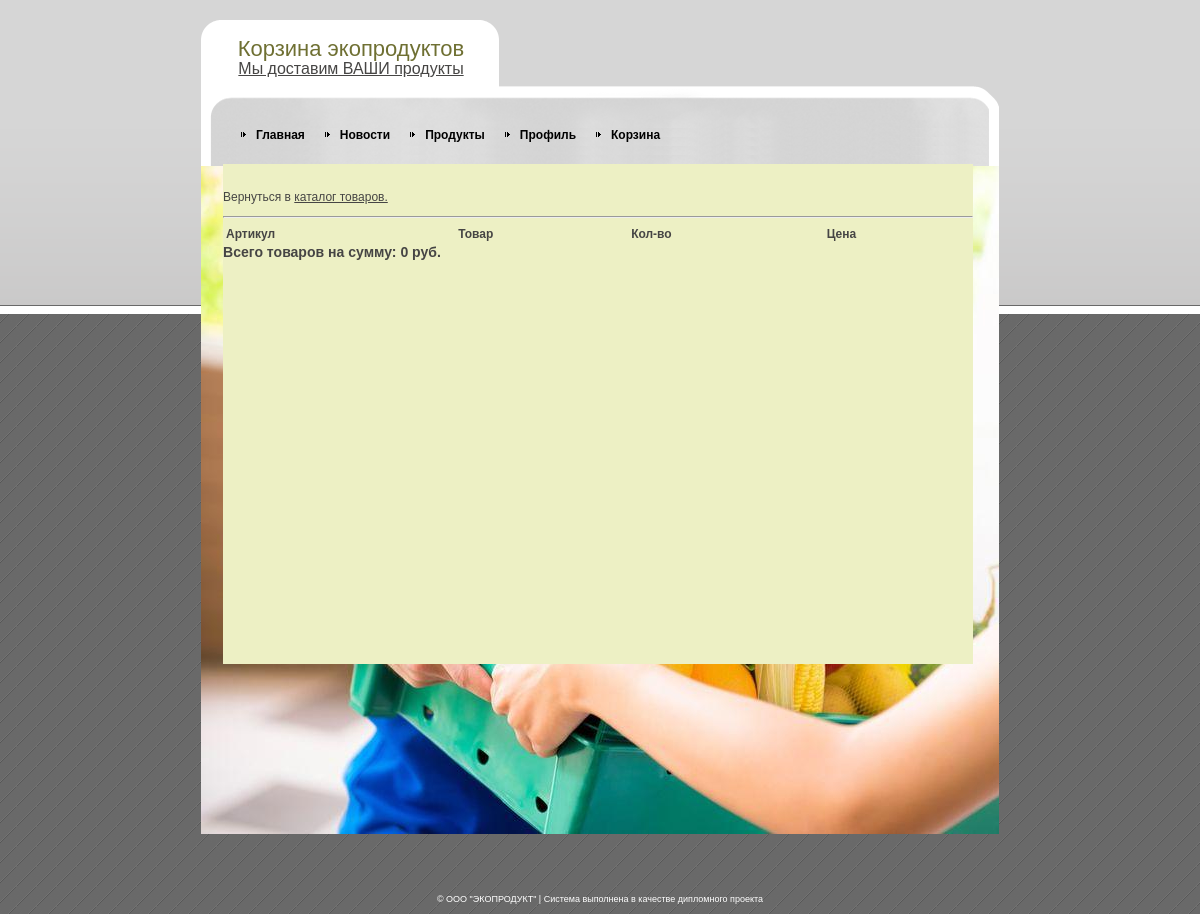
/basket.php (signed in), run on an earlier commit of the app's database.
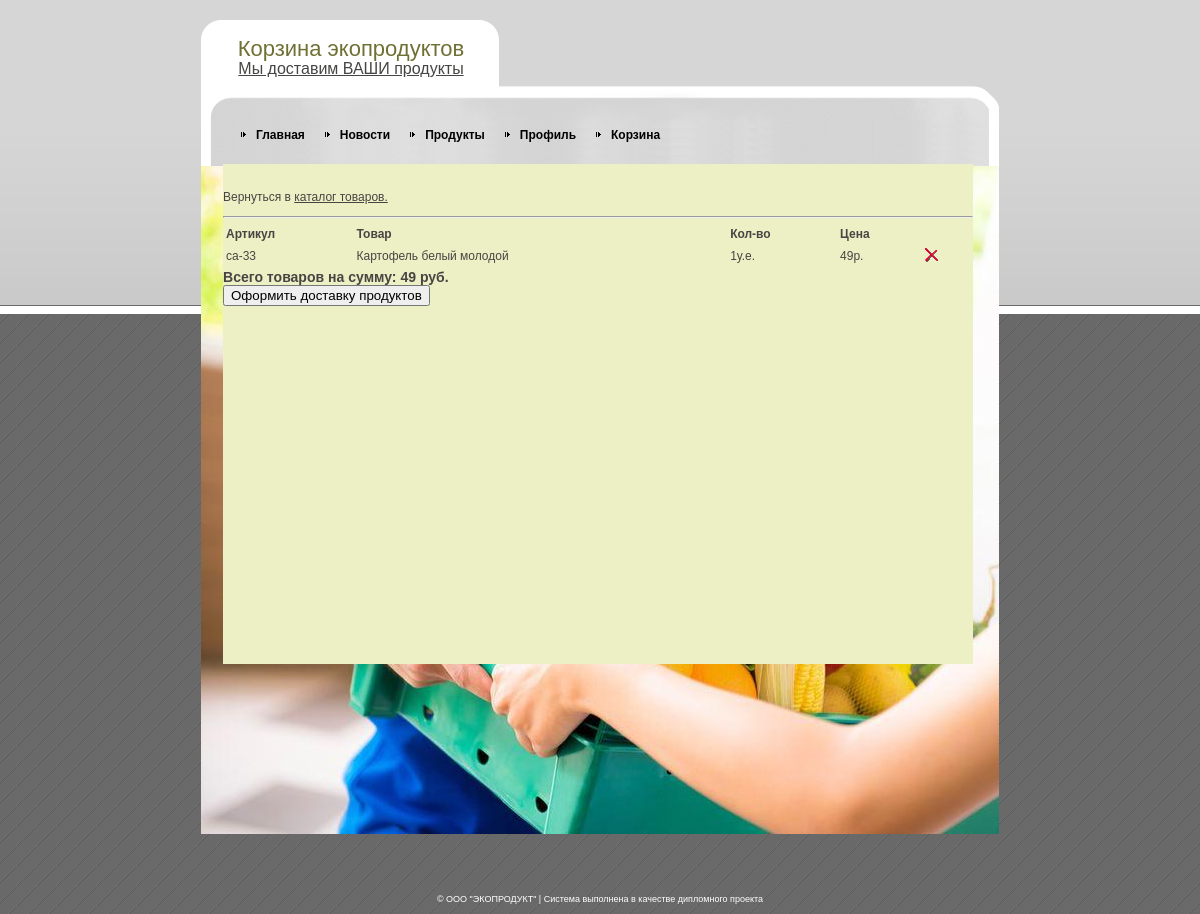
And on a later commit of the database.
### tables this page shows
CREATE TABLE IF NOT EXISTS `basket` (
  `id` int(11) NOT NULL AUTO_INCREMENT,
  `id_customer` int(11) NOT NULL,
  `id_catalog` int(11) NOT NULL,
  `quantity` float NOT NULL,
  `datetime` datetime NOT NULL,
  PRIMARY KEY (`id`),
  KEY `id` (`id`),
  KEY `catalogid` (`id_catalog`),
  KEY `id_customer` (`id_customer`)
);

CREATE TABLE IF NOT EXISTS `catalog` (
  `id` int(11) NOT NULL AUTO_INCREMENT,
  `typeid` int(11) NOT NULL,
  `article` varchar(15) NOT NULL,
  `name` varchar(150) NOT NULL,
  `note` varchar(500) NOT NULL,
  `amount` int(11) NOT NULL,
  `price` float NOT NULL,
  `discount` int(11) NOT NULL,
  PRIMARY KEY (`id`),
  KEY `id` (`id`),
  KEY `typeid` (`typeid`)
);

### basket.php (the view, shortened to what this page needs)
<?php
require "lib_db.php";
?>
<!DOCTYPE html PUBLIC "-//W3C//DTD XHTML 1.0 Strict//EN" "http://www.w3.org/TR/xhtml1/DTD/xhtml1-strict.dtd">
<html xmlns="http://www.w3.org/1999/xhtml" xml:lang="en" lang="en">
<head>
<link rel="stylesheet" href="style.css" type="text/css" charset="utf-8" />
</head>
<body>
<div id="outer">
  <div id="wrapper">
    <div id="body-bot">
      <div id="body-top">
        <div id="logo">
          <h1>Корзина экопродуктов</h1>
          <p><a href="adminform.php" target="_parent">Мы доставим ВАШИ продукты</a></p>
        </div>
        <div id="nav">
          <ul>
          </ul>
        </div>
        <div id="gboxm"><br>
		<?
		echo "<p>Вернуться в <a href='product.php'>каталог товаров.</a></p><hr>";
	?>
	<table border="0" cellpadding="3" cellspacing="0" width="100%">
	<tr>
		<td><h4>Артикул</h4></td>
		<td><h4>Товар</h4></td>
		<td><h4>Кол-во</h4></td>
		<td><h4>Цена</h4></td>
	</tr>
    <?
		$goods = myBasket();
		$sum = 0;
		foreach($goods as $item)
        {
		?>
			<tr>
			<td><?=$item["article"]?></td>
			<td><?=$item["name"]?></td>
			<td><?=$item["quantity"]?>у.е.</td>
			<td><?=$item["price"]?>р.</td>
			<td><a href="delete_from_basket.php?id=<?=$item["id"]?>"><img src="images/logos/del.ICO" alt="product" /></a></td>
			</tr>
		<?
		$sum += $item["price"]*$item["quantity"];
		}
	?>
    </table>
	<h3>Всего товаров на сумму: <?=$sum?> руб. </h3>
	<?
	if ($sum > 0) {?>
        <form action="order.php" method="POST">
            <input type="submit" value="Оформить доставку продуктов">
        </form>
    <? } ?>
        </div>
      </div>
    </div>
  </div>
</div>
<div id="copyright"> &copy; ООО "ЭКОПРОДУКТ" | Система выполнена в качестве дипломного проекта</div>
</body>
</html>

What changed in the data, as far as the page shows it:
added basket: id_catalog.article "са-33", id_catalog.name "Картофель белый молодой", quantity "1", id_catalog.price "49"
Also different on the page:
$sum: "0" → "49"
form field value: (not shown) → "Оформить доставку продуктов"
